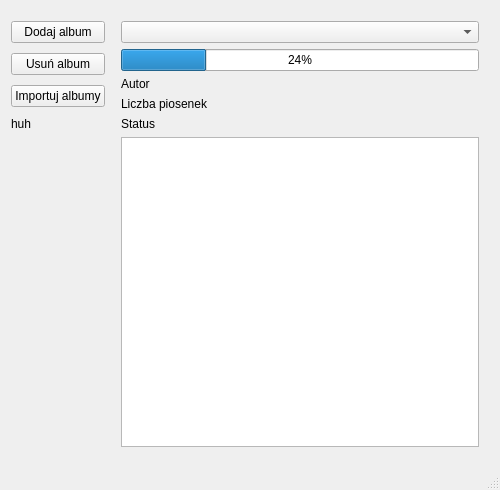
<?xml version="1.0" encoding="UTF-8"?>
<ui version="4.0">
 <class>musicappClass</class>
 <widget class="QMainWindow" name="musicappClass">
  <property name="geometry">
   <rect>
    <x>0</x>
    <y>0</y>
    <width>500</width>
    <height>490</height>
   </rect>
  </property>
  <property name="windowTitle">
   <string>musicapp</string>
  </property>
  <widget class="QWidget" name="centralWidget">
   <property name="enabled">
    <bool>true</bool>
   </property>
   <layout class="QHBoxLayout" name="horizontalLayout_2">
    <item>
     <layout class="QHBoxLayout" name="horizontalLayout">
      <property name="sizeConstraint">
       <enum>QLayout::SizeConstraint::SetMaximumSize</enum>
      </property>
      <item>
       <layout class="QVBoxLayout" name="buttonLayout">
        <property name="spacing">
         <number>10</number>
        </property>
        <property name="sizeConstraint">
         <enum>QLayout::SizeConstraint::SetDefaultConstraint</enum>
        </property>
        <property name="leftMargin">
         <number>0</number>
        </property>
        <property name="topMargin">
         <number>10</number>
        </property>
        <property name="rightMargin">
         <number>0</number>
        </property>
        <item>
         <widget class="QPushButton" name="addAlbumButton">
          <property name="text">
           <string>Dodaj album</string>
          </property>
         </widget>
        </item>
        <item>
         <widget class="QPushButton" name="deleteAlbumButton">
          <property name="text">
           <string>Usuń album</string>
          </property>
         </widget>
        </item>
        <item>
         <widget class="QPushButton" name="importAlbumButton">
          <property name="text">
           <string>Importuj albumy</string>
          </property>
         </widget>
        </item>
        <item>
         <widget class="QLabel" name="testLabel">
          <property name="text">
           <string>huh</string>
          </property>
         </widget>
        </item>
        <item>
         <spacer name="verticalSpacer">
          <property name="orientation">
           <enum>Qt::Orientation::Vertical</enum>
          </property>
          <property name="sizeHint" stdset="0">
           <size>
            <width>20</width>
            <height>40</height>
           </size>
          </property>
         </spacer>
        </item>
       </layout>
      </item>
      <item>
       <layout class="QVBoxLayout" name="tableLayout">
        <property name="sizeConstraint">
         <enum>QLayout::SizeConstraint::SetMaximumSize</enum>
        </property>
        <property name="leftMargin">
         <number>10</number>
        </property>
        <property name="topMargin">
         <number>10</number>
        </property>
        <property name="rightMargin">
         <number>10</number>
        </property>
        <property name="bottomMargin">
         <number>10</number>
        </property>
        <item>
         <widget class="QComboBox" name="albumListComboBox"/>
        </item>
        <item>
         <widget class="QProgressBar" name="albumProgressBar">
          <property name="value">
           <number>24</number>
          </property>
         </widget>
        </item>
        <item>
         <layout class="QHBoxLayout" name="horizontalLayout_3">
          <item>
           <widget class="QLabel" name="label_2">
            <property name="text">
             <string>Autor</string>
            </property>
           </widget>
          </item>
          <item>
           <widget class="QLabel" name="albumArtistLabel">
            <property name="text">
             <string/>
            </property>
           </widget>
          </item>
         </layout>
        </item>
        <item>
         <layout class="QHBoxLayout" name="horizontalLayout_5">
          <item>
           <widget class="QLabel" name="label_3">
            <property name="text">
             <string>Liczba piosenek</string>
            </property>
           </widget>
          </item>
          <item>
           <widget class="QLabel" name="numberOfSongsLabel">
            <property name="text">
             <string/>
            </property>
           </widget>
          </item>
         </layout>
        </item>
        <item>
         <layout class="QHBoxLayout" name="horizontalLayout_6">
          <item>
           <widget class="QLabel" name="label">
            <property name="text">
             <string>Status</string>
            </property>
           </widget>
          </item>
          <item>
           <widget class="QLabel" name="albumStatusLabel">
            <property name="text">
             <string/>
            </property>
           </widget>
          </item>
         </layout>
        </item>
        <item>
         <widget class="QTableView" name="albumSongTable">
          <property name="enabled">
           <bool>true</bool>
          </property>
         </widget>
        </item>
       </layout>
      </item>
     </layout>
    </item>
   </layout>
  </widget>
  <widget class="QStatusBar" name="statusBar"/>
 </widget>
 <layoutdefault spacing="6" margin="11"/>
 <resources>
  <include location="musicapp.qrc"/>
 </resources>
 <connections>
  <connection>
   <sender>addAlbumButton</sender>
   <signal>clicked()</signal>
   <receiver>musicappClass</receiver>
   <slot>openAlbumForm()</slot>
   <hints>
    <hint type="sourcelabel">
     <x>96</x>
     <y>29</y>
    </hint>
    <hint type="destinationlabel">
     <x>116</x>
     <y>12</y>
    </hint>
   </hints>
  </connection>
 </connections>
 <slots>
  <slot>addAlbumButtonClicked()</slot>
  <slot>openAlbumForm()</slot>
 </slots>
</ui>
